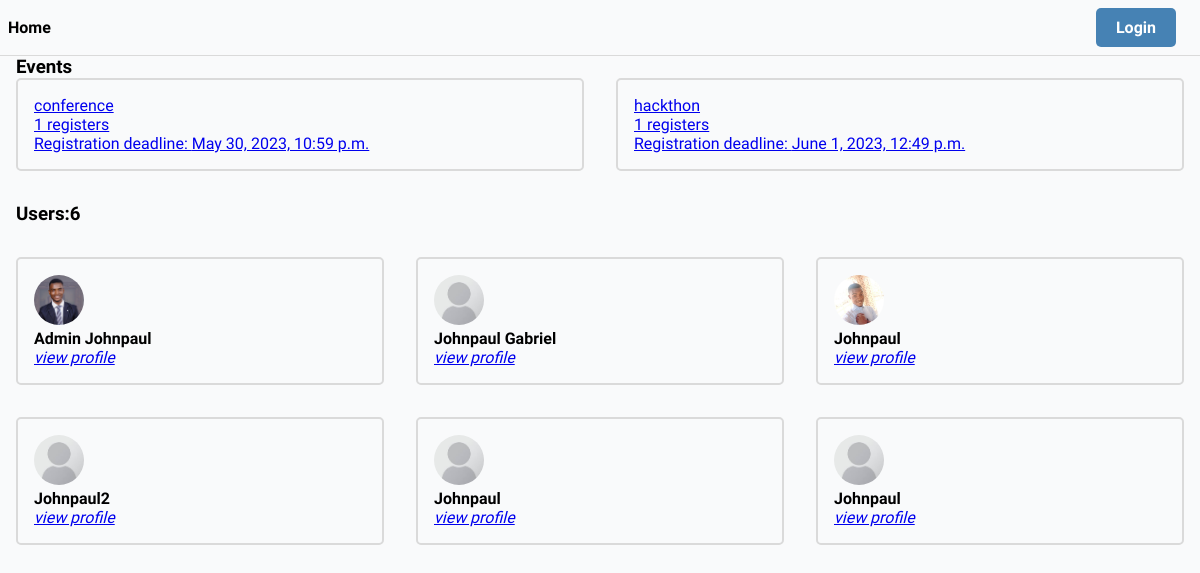
The app's page /, older data.
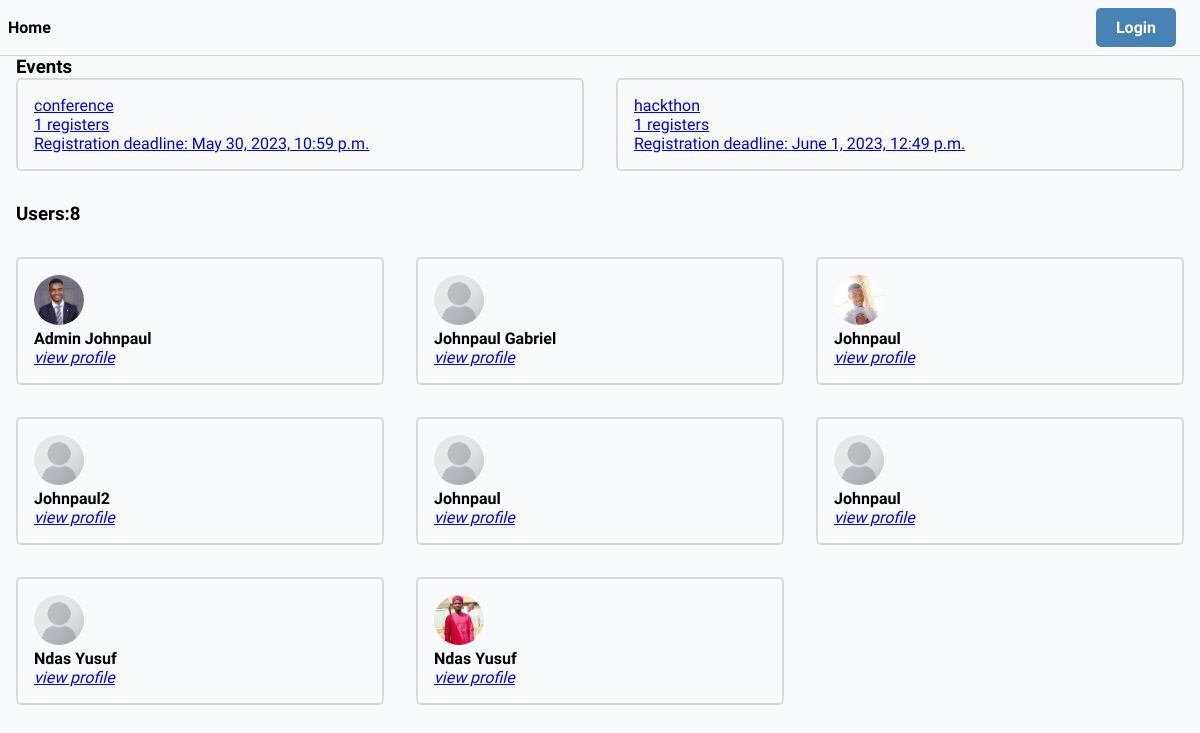
The same page, newer data.
### core/models.py (models this page shows, shortened)
class Event(models.Model):
    name = models.CharField(max_length=200)
    description = models.TextField( null=True, blank=True)
    participants = models.ManyToManyField(User, blank=True, related_name='events')
    start_date = models.DateTimeField(null=True)
    end_date = models.DateTimeField(null=True)
    registration_deadline = models.DateTimeField(null=True)
    updated = models.DateTimeField(auto_now=True)
    created = models.DateTimeField(auto_now_add=True)
    id = models.UUIDField(primary_key=True, editable=False, unique=True, default=uuid.uuid4)
    def get_absolute_url(self):
        return reverse('event', args=[self.id])

### users/models.py (models this page shows, shortened)
class User(AbstractUser):
    username = models.CharField(max_length=100, null=True, blank=True)
    name = models.CharField(max_length=100)
    email = models.EmailField(unique=True)
    bio = models.TextField(null= True, blank=True)
    hackthon_participant = models.BooleanField(default=True, null=False)
    avatar = ResizedImageField(size = [200, 200] ,default = 'avatars/profile.jpeg', null=True)
    id = models.UUIDField(primary_key=True, editable=False, unique=True, default=uuid.uuid4)
    USERNAME_FIELD = 'email' #makes username exempted
    REQUIRED_FIELDS = ['username']    #a must use when you use USERNAME_FIELD

### core/views.py (the view, shortened to what this page needs)
# urls.py: path('', IndexView.as_view(), name='index'),
class IndexView(View):
    def get(self, request):
        try:
            limit = int(request.GET.get('limit'))
        except:
            limit = 20
        print("-----------------------------")
        print(limit)
        users = get_user_model()
        Users = users.objects.filter(hackthon_participant=True)
        events = Event.objects.all()
        count = Users.count()
        context = {
            'users':Users,
            'events': events,
            'count': count,
            'user_list':Users[0:limit]
        }
        return render(request, 'core/index.html', context)

### templates/core/index.html (shortened to what this page needs)
{% extends 'base.html' %}
{% block content %}
    <section>
        <h3>Events</h3>
        <div class="event-list">
            {% for event in events %}
                <a href="{{event.get_absolute_url}}">
                    <div class="event-wrapper">
                        <p>{{event.name}}
                        <p>{{event.participants.all.count}} registers</p>
                        <p>Registration deadline: {{event.registration_deadline}}</p>
                    </div>
                </a>
            {% endfor %}
        </div>
    </section>
    <section class="section">
        <h3>Users:{{count}}</h3>
        <div class="users-list section">
            {% for user in user_list %}
                <div class="user-wrapper">
                    <img src="{{user.avatar.url}}" class="avatar" alt="{{user.name}}">
                <h4>{{user.name}}</h4>
                 <a href="{% url 'user-profile' user.id %}"><i>view profile</i></a>
                </div>
            {% endfor %}
        </div>
    </section>
{% endblock content %}

Row changes from the older to the newer data that the page shows:
added User: avatar (placeholder picture), name "Ndas Yusuf"
added User: avatar (picture), name "Ndas Yusuf"
Text that changed along with them:
{{ count }}: "6" → "8"
